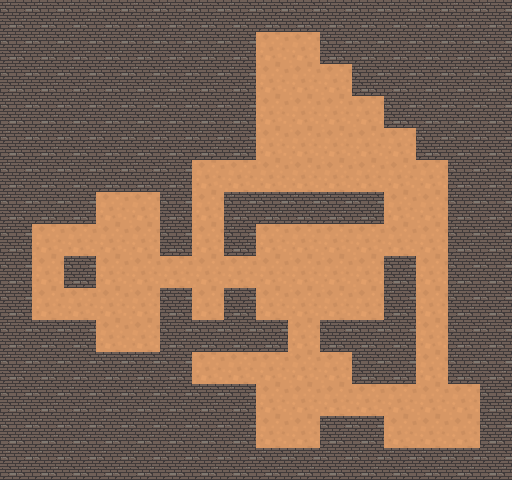

The image is a tile-based game level rendered from a .tmx file. Its description and complete source (layers, tilesets, objects, tile grids) follow:
An orthogonal 16x15 tile map with 32x32 px tiles, 1 tile layer (Прошарок плиток 1).

<map version="1.10" tiledversion="1.10.2" orientation="orthogonal" renderorder="left-up" width="16" height="15" tilewidth="32" tileheight="32" infinite="0" nextlayerid="2" nextobjectid="1">
 <tileset firstgid="1" source="Підлога.tsx" />
 <layer id="1" name="Прошарок плиток 1" width="16" height="15">
  <data encoding="csv">
2,2,2,2,2,2,2,2,2,2,2,2,2,2,2,2,
2,2,2,2,2,2,2,2,1,1,2,2,2,2,2,2,
2,2,2,2,2,2,2,2,1,1,1,2,2,2,2,2,
2,2,2,2,2,2,2,2,1,1,1,1,2,2,2,2,
2,2,2,2,2,2,2,2,1,1,1,1,1,2,2,2,
2,2,2,2,2,2,1,1,1,1,1,1,1,1,2,2,
2,2,2,1,1,2,1,2,2,2,2,2,1,1,2,2,
2,1,1,1,1,2,1,2,1,1,1,1,1,1,2,2,
2,1,2,1,1,1,1,1,1,1,1,1,2,1,2,2,
2,1,1,1,1,2,1,2,1,1,1,1,2,1,2,2,
2,2,2,1,1,2,2,2,2,1,2,2,2,1,2,2,
2,2,2,2,2,2,1,1,1,1,1,2,2,1,2,2,
2,2,2,2,2,2,2,2,1,1,1,1,1,1,1,2,
2,2,2,2,2,2,2,2,1,1,2,2,1,1,1,2,
2,2,2,2,2,2,2,2,2,2,2,2,2,2,2,2
</data>
 </layer>
</map>